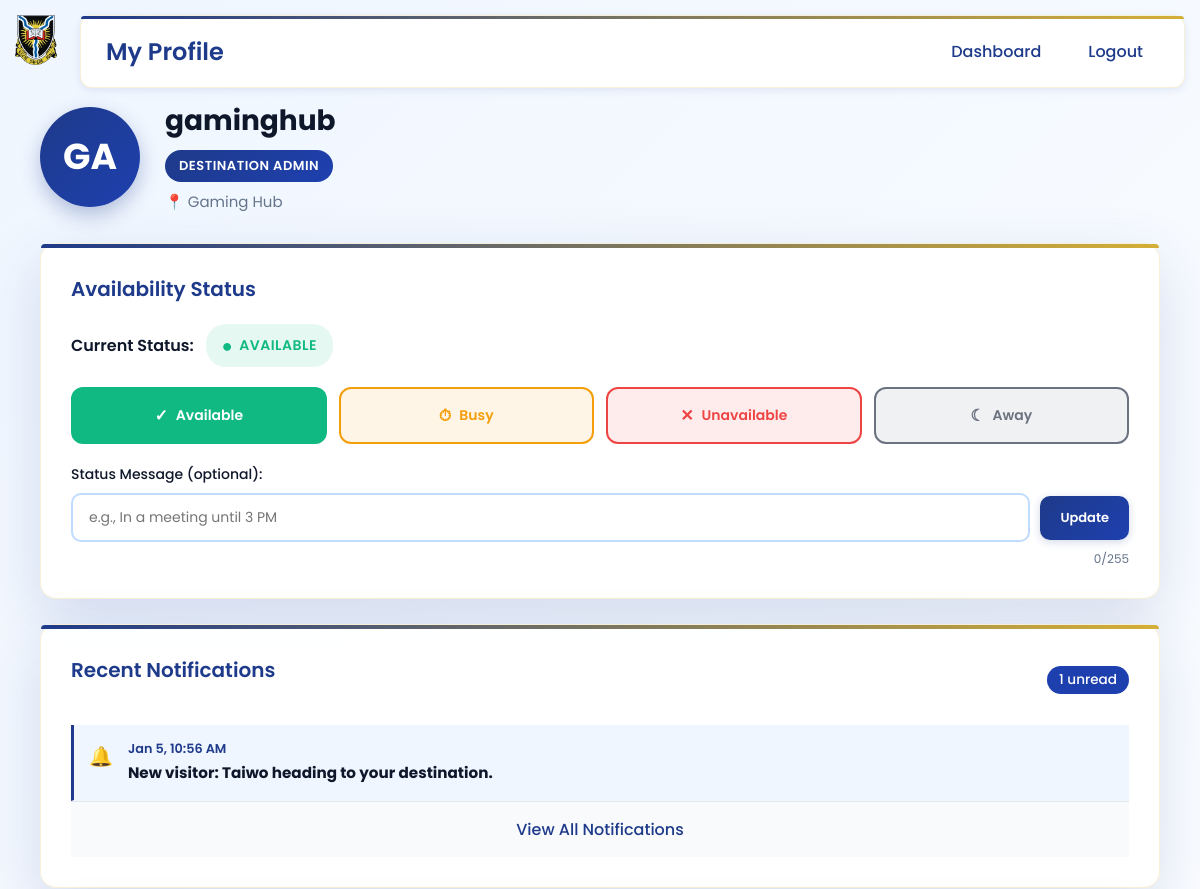
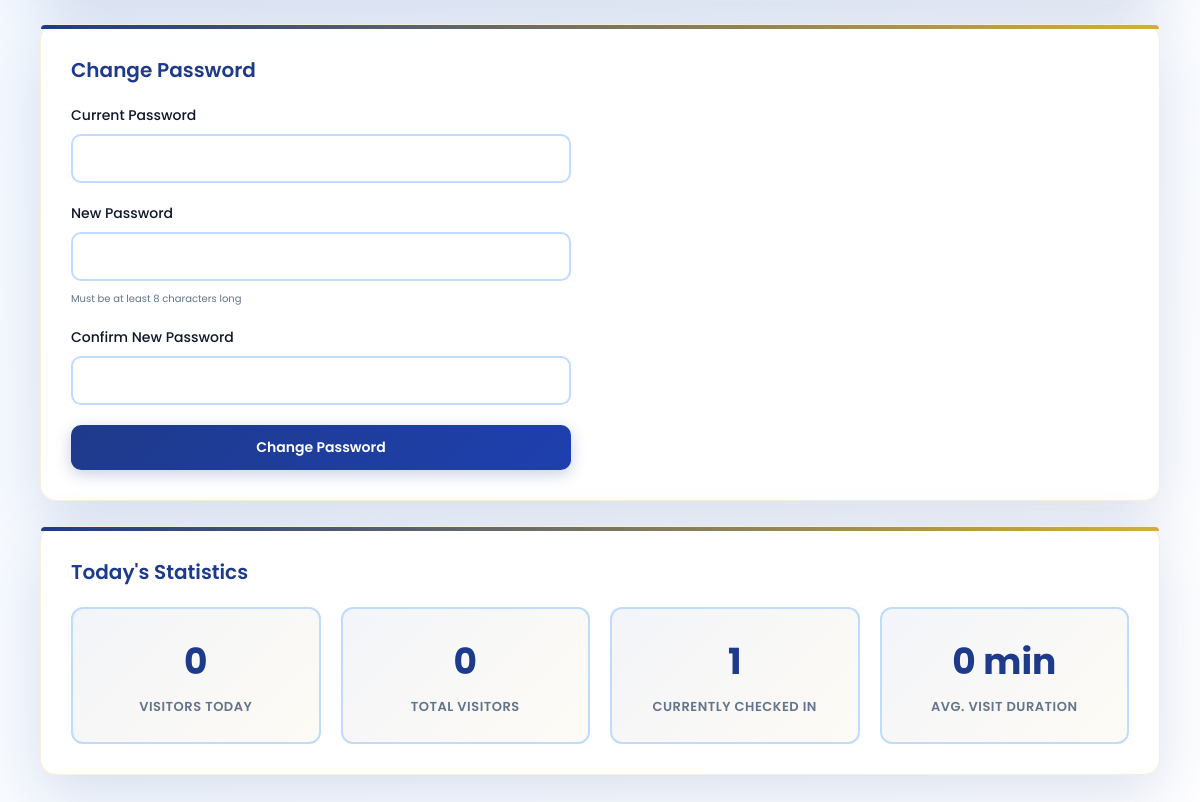
The app's page /admin_profile.php (signed in), older data (2 pictures, top to bottom).
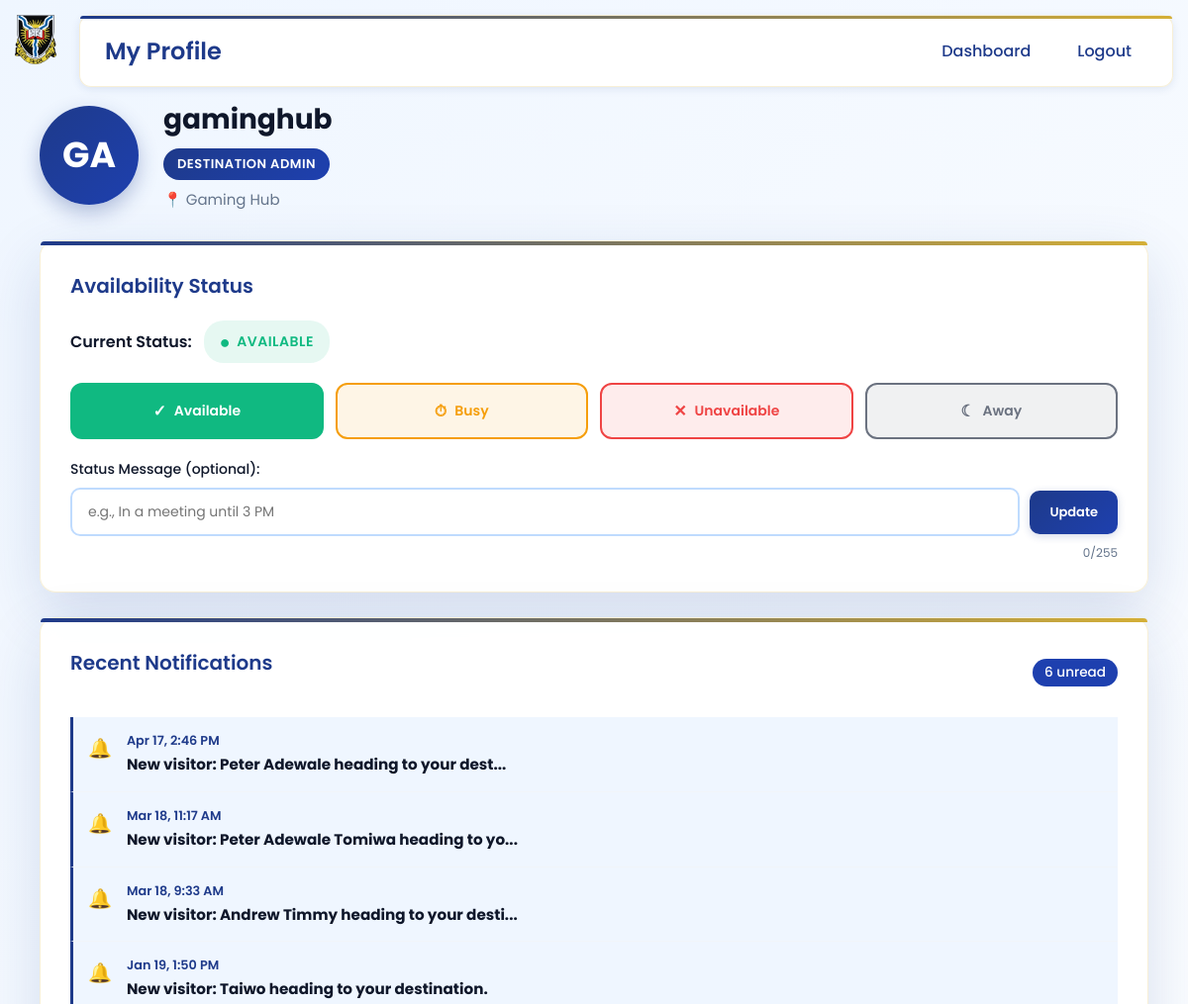
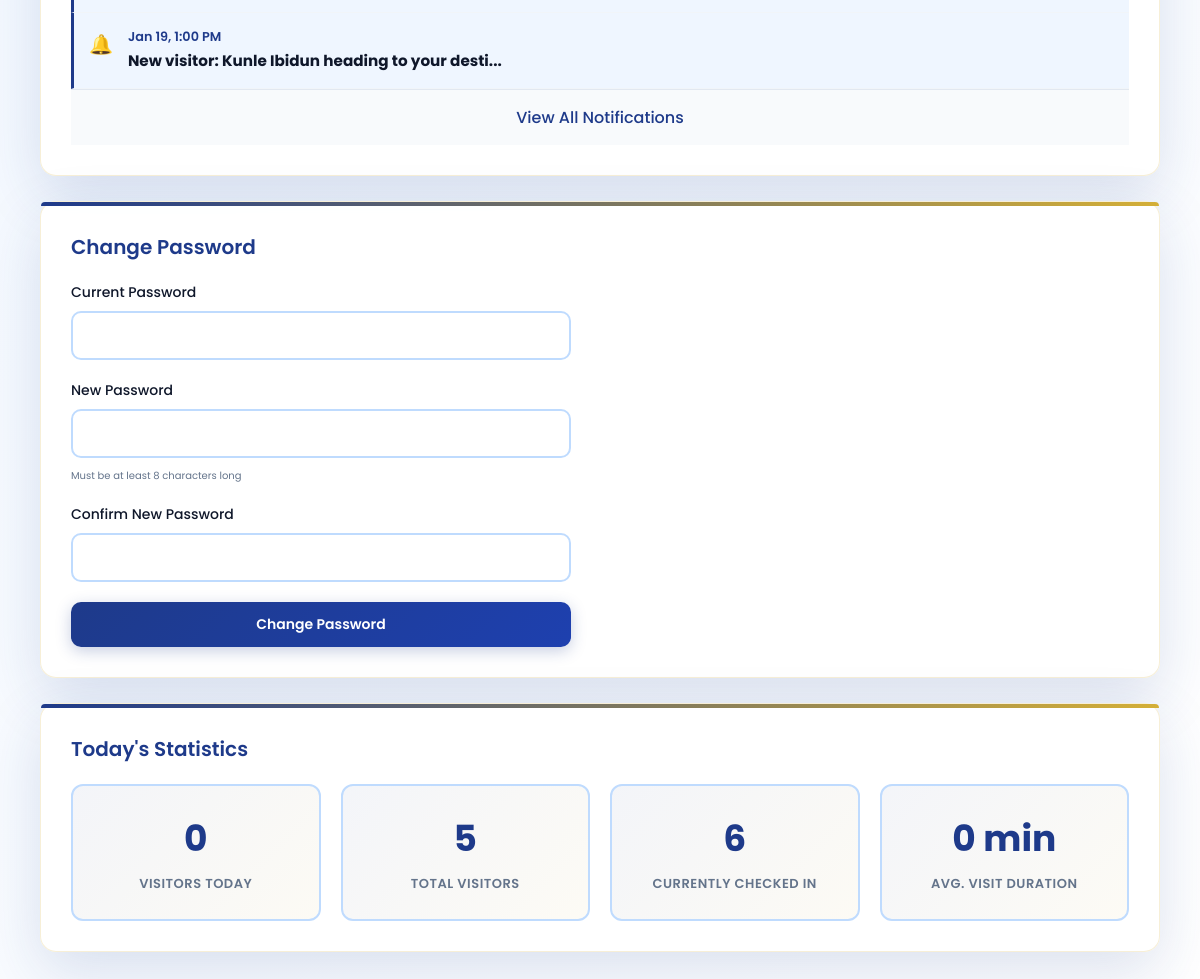
The same page, newer data (2 pictures, top to bottom).
### tables this page shows
CREATE TABLE `notifications` (
  `id` int(11) NOT NULL,
  `user_id` int(11) NOT NULL,
  `message` text NOT NULL,
  `is_read` tinyint(1) DEFAULT 0,
  `notification_type` enum('visitor_arrival','system','alert','checkout') DEFAULT 'visitor_arrival',
  `visitor_id` int(11) DEFAULT NULL,
  `action_url` varchar(255) DEFAULT NULL,
  `priority` enum('low','normal','high') DEFAULT 'normal',
  `read_at` timestamp NULL DEFAULT NULL,
  `created_at` timestamp NOT NULL DEFAULT current_timestamp()
);

### admin_profile.php (the view, shortened to what the changed rows need)
<?php
require_once 'db.php';
$stmt = $conn->prepare("
    SELECT
        u.*,
        d.name as destination_name
    FROM users u
    LEFT JOIN destinations d ON u.destination_id = d.id
    WHERE u.id = ?
");
$stmt->bind_param("i", $_SESSION['user_id']);
$stmt->execute();
$result = $stmt->get_result();
$profile = $result->fetch_assoc();
$stats = [
    'visitors_today' => 0,
    'total_visitors' => 0,
    'checked_in_now' => 0,
    'avg_duration' => 0
];
if ($profile['role'] === 'destination_admin' && $profile['destination_id']) {
    $stmt = $conn->prepare("
        SELECT COUNT(*) as count
        FROM visitors
        WHERE destination = ? AND DATE(time_in) = CURDATE()
    ");
    $stmt->bind_param("i", $profile['destination_id']);
    $stmt->execute();
    $stats['visitors_today'] = $stmt->get_result()->fetch_assoc()['count'];
    $stmt = $conn->prepare("SELECT COUNT(*) as count FROM visitors WHERE destination = ?");
    $stmt->bind_param("i", $profile['destination_id']);
    $stmt->execute();
    $stats['total_visitors'] = $stmt->get_result()->fetch_assoc()['count'];
    $stmt = $conn->prepare("
        SELECT COUNT(*) as count
        FROM visitors
        WHERE destination = ? AND time_out IS NULL OR time_out = '0000-00-00 00:00:00'
    ");
    $stmt->bind_param("i", $profile['destination_id']);
    $stmt->execute();
    $stats['checked_in_now'] = $stmt->get_result()->fetch_assoc()['count'];
    $stmt = $conn->prepare("
        SELECT AVG(TIMESTAMPDIFF(MINUTE, time_in, time_out)) as avg_mins
        FROM visitors
        WHERE destination = ?
        AND time_out IS NOT NULL
        AND time_out != '0000-00-00 00:00:00'
        AND DATE(time_in) >= DATE_SUB(CURDATE(), INTERVAL 7 DAY)
    ");
    $stmt->bind_param("i", $profile['destination_id']);
    $stmt->execute();
    $result = $stmt->get_result()->fetch_assoc();
    $stats['avg_duration'] = round($result['avg_mins'] ?? 0);
}
$stmt = $conn->prepare("
    SELECT
        n.*,
        v.fullname as visitor_name,
        v.purpose
    FROM notifications n
    LEFT JOIN visitors v ON n.visitor_id = v.id
    WHERE n.user_id = ?
    ORDER BY n.created_at DESC
    LIMIT 5
");
$stmt->bind_param("i", $_SESSION['user_id']);
$stmt->execute();
$result = $stmt->get_result();
$recent_notifications = [];
while ($row = $result->fetch_assoc()) {
    $recent_notifications[] = $row;
}
$stmt = $conn->prepare("SELECT COUNT(*) as unread FROM notifications WHERE user_id = ? AND is_read = 0");
$stmt->bind_param("i", $_SESSION['user_id']);
$stmt->execute();
$unread_count = $stmt->get_result()->fetch_assoc()['unread'];
?>
<!DOCTYPE html>
<html lang="en">
<head>
    <link rel="stylesheet" href="admin_profile.css?v=<?= time() ?>">
</head>
<body>
    <div class="top-nav">
        <div class="nav-left">
            <h1>My Profile</h1>
        </div>
    </div>
    <div class="container">
        <div class="profile-header">
            <div class="profile-info">
                <h2>
                    <?= htmlspecialchars($profile['username']) ?>
                </h2>
            </div>
        </div>
        <div class="card">
            <div class="card-header-flex">
                <h3 class="card-title">Recent Notifications</h3>
                <span class="notification-badge">
                    <?= $unread_count ?> unread
                </span>
            </div>
            <div class="notifications-list" id="notificationsList">
                <?php if (empty($recent_notifications)): ?>
                    <div class="no-notifications">
                        <p>No notifications yet</p>
                    </div>
                <?php else: ?>
                    <?php foreach ($recent_notifications as $notif): ?>
                        <div class="notification-item <?= $notif['is_read'] ? 'read' : 'unread' ?>"
                            data-notification-id="<?= $notif['id'] ?>" onclick="toggleNotification(this)">
                            <div class="notification-icon">
                                <?php if ($notif['notification_type'] === 'visitor_arrival'): ?>
                                    🔔
                                <?php elseif ($notif['notification_type'] === 'checkout'): ?>
                                    👋
                                <?php else: ?>
                                    ℹ️
                                <?php endif; ?>
                            </div>
                            <div class="notification-content">
                                <div class="notification-header">
                                    <span class="notification-time">
                                        <?= date('M j, g:i A', strtotime($notif['created_at'])) ?>
                                    </span>
                                </div>
                                <div class="notification-preview">
                                    <?= htmlspecialchars(strlen($notif['message']) > 50 ? substr($notif['message'], 0, 47) . '...' : $notif['message']) ?>
                                </div>
                            </div>
                        </div>
                    <?php endforeach; ?>
                <?php endif; ?>
            </div>
        </div>
        <?php if ($profile['role'] === 'destination_admin'): ?>
            <div class="card">
                <h3 class="card-title">Today's Statistics</h3>
                <div class="stats-grid">
                    <div class="stat-card">
                        <div class="stat-value">
                            <?= $stats['visitors_today'] ?>
                        </div>
                        <div class="stat-label">Visitors Today</div>
                    </div>
                    <div class="stat-card">
                        <div class="stat-value">
                            <?= $stats['total_visitors'] ?>
                        </div>
                        <div class="stat-label">Total Visitors</div>
                    </div>
                    <div class="stat-card">
                        <div class="stat-value">
                            <?= $stats['checked_in_now'] ?>
                        </div>
                        <div class="stat-label">Currently Checked In</div>
                    </div>
                    <div class="stat-card">
                        <div class="stat-value">
                            <?= $stats['avg_duration'] ?> min
                        </div>
                        <div class="stat-label">Avg. Visit Duration</div>
                    </div>
                </div>
            </div>
        <?php endif; ?>
    </div>
</body>
</html>

Row changes from the older to the newer data that the page shows:
no longer on this page (row unchanged): notifications: created_at "Jan 5, 10:56 AM", message "New visitor: Taiwo heading to your destination."
added notifications: created_at "Apr 17, 2:46 PM", message "New visitor: Peter Adewale heading to your dest..."
added notifications: created_at "Mar 18, 11:17 AM", message "New visitor: Peter Adewale Tomiwa heading to yo..."
added notifications: created_at "Mar 18, 9:33 AM", message "New visitor: Andrew Timmy heading to your desti..."
added notifications: created_at "Jan 19, 1:50 PM", message "New visitor: Taiwo heading to your destination."
added notifications: created_at "Jan 19, 1:00 PM", message "New visitor: Kunle Ibidun heading to your desti..."
Text that changed along with them:
$unread_count: "1" → "6"
$stats['total_visitors']: "0" → "5"
$stats['checked_in_now']: "1" → "6"
